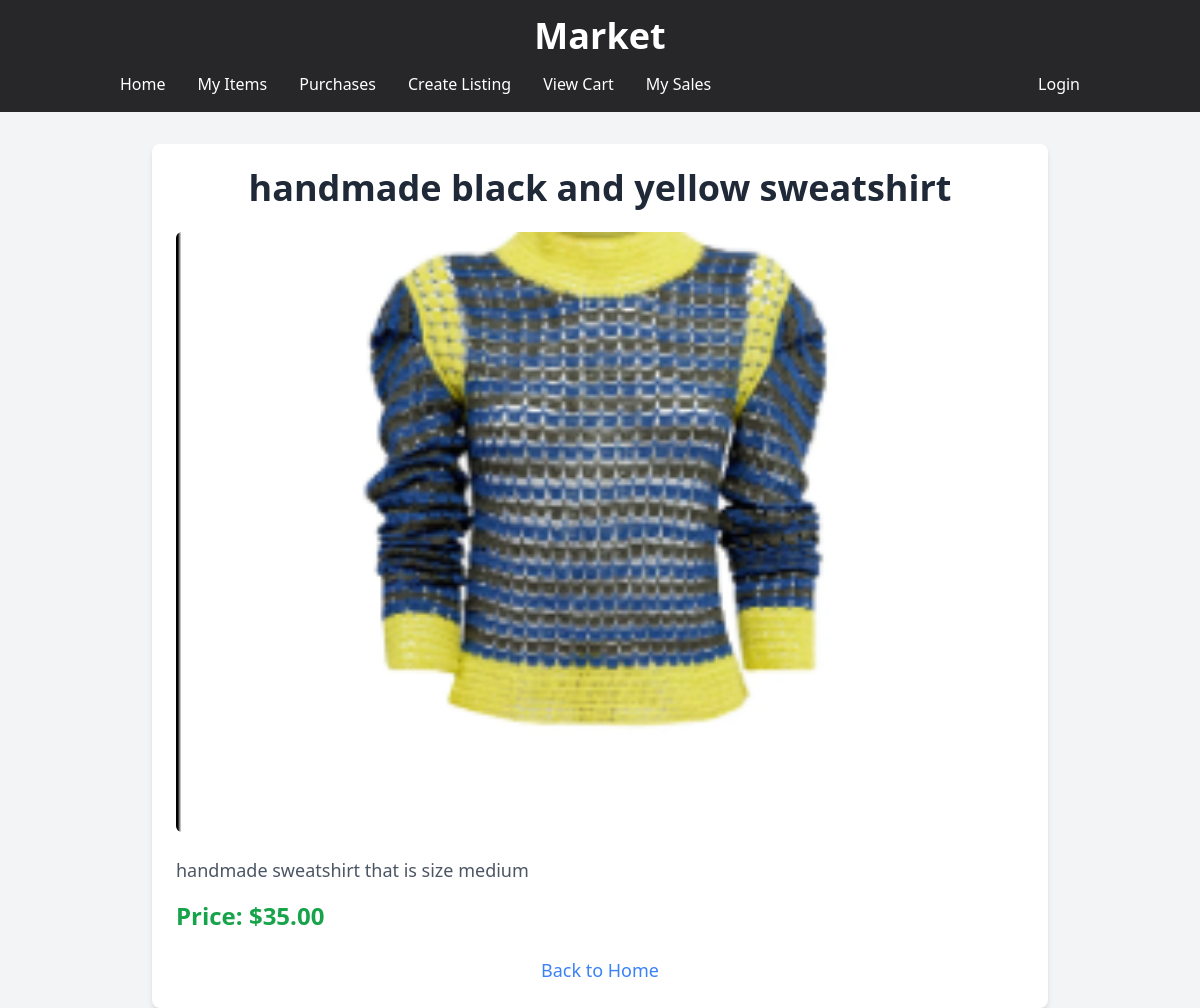
Screenshot of /app_user/Item/item/31/ with the database file from the repository.
### Item/models.py (models this page shows)
class Item(models.Model):
    CATEGORY_CHOICES = [
        ('handmade', 'Handmade'),
        ('collectible', 'Collectible'),
        ('general_market', 'General Market'),
    ]
    user = models.ForeignKey(settings.AUTH_USER_MODEL, on_delete=models.CASCADE, related_name="items")
    category = models.CharField(max_length=50, choices=CATEGORY_CHOICES)
    title = models.CharField(max_length=50)
    description = models.TextField()
    price = models.DecimalField(max_digits=10, decimal_places=2)
    image = models.ImageField(upload_to='item_images/', blank=False, null=False)
    addedDate = models.DateTimeField(auto_now_add=True)
    is_sold = models.BooleanField(default=False)

### Item/views.py (the view)
# urls.py: path('item/<int:id>/', views.showItem, name='showItem'),
def showItem(request, id):
    db = DatabaseSingleton()
    item = db.getItem(id)
    return render(request, 'Item/showItem.html', {'item': item})

### services.py (called while the page is built)
    def __new__(cls):
        if cls._instance is None:
            cls._instance = super(DatabaseSingleton, cls).__new__(cls)
        return cls._instance

    def getItem(self,  id):
        item = get_object_or_404(Item, id=id)
        return item

### templates/Item/showItem.html (shortened to what this page needs)
<!DOCTYPE html>
<html lang="en">
<head>
    <link href="https://cdnjs.cloudflare.com/ajax/libs/tailwindcss/2.0.2/tailwind.min.css" rel="stylesheet">
    <script src="https://cdn.tailwindcss.com"></script>
</head>
<body class="bg-gray-100">
    <div class="w-full bg-zinc-800">
        <div class="container mx-auto px-4 pt-4">
            <h1 class="text-4xl font-bold text-white text-center">Market</h1>
        </div>
        <div class="container mx-auto px-4 py-2">
            <nav class="flex justify-between items-center">
                <div class="flex">
                    <a href="{% url 'index' %}" class="text-white hover:text-gray-300 block px-4 py-2">Home</a>
                    <a href="{% url 'myItems' %}" class="text-white hover:text-gray-300 block px-4 py-2">My Items</a>
                    <a href="{% url 'purchases' %}" class="text-white hover:text-gray-300 block px-4 py-2">Purchases</a>
                    <a href="{% url 'createItem' %}" class="text-white hover:text-gray-300 block px-4 py-2">Create Listing</a>
                    <a href="{% url 'viewCart' %}" class="text-white hover:text-gray-300 block px-4 py-2">View Cart</a>
                    <a href="{% url 'mySales' %}" class="text-white hover:text-gray-300 block px-4 py-2">My Sales</a>
                </div>
                <div class="flex space-x-4">
                    {% if user.is_authenticated %}
                        {% if user.is_superuser and user.is_staff %}
                            <a href="/admin/" class="text-white hover:text-gray-300 block px-4 py-2">Admin Panel</a>
                        {% endif %}
                        <a href="{% url 'profile_settings' %}" class="text-white hover:text-gray-300 block px-4 py-2">Profile Settings</a>
                        <a href="{% url 'logout' %}" class="text-white hover:text-gray-300 block px-4 py-2">Logout</a>
                    {% else %}
                        <a href="{% url 'loginPage' %}" class="text-white hover:text-gray-300 block px-4 py-2">Login</a>
                    {% endif %}
                </div>
            </nav>
        </div>
    </div>
    <div class="max-w-4xl mx-auto bg-white rounded-lg shadow-md p-6 mt-8">
        <h1 class="text-4xl font-bold text-gray-800 text-center mb-6">{{ item.title }}</h1>
        <img src="{{ item.image.url }}" alt="{{ item.title }}" class="w-full max-h-[600px] object-cover mb-6 rounded-md">
        <p class="text-lg text-gray-600 mb-4">{{ item.description }}</p>
        <p class="text-2xl font-semibold text-green-600 mb-6">Price: ${{ item.price }}</p>
        <a href="{% url 'index' %}" class="text-lg text-blue-500 hover:underline text-center block">Back to Home</a>
    </div>
</body>
</html>

### rows the page displays
Item: title "handmade black and yellow sweatshirt", image (picture), description "handmade sweatshirt that is size medium", price "35.00"
